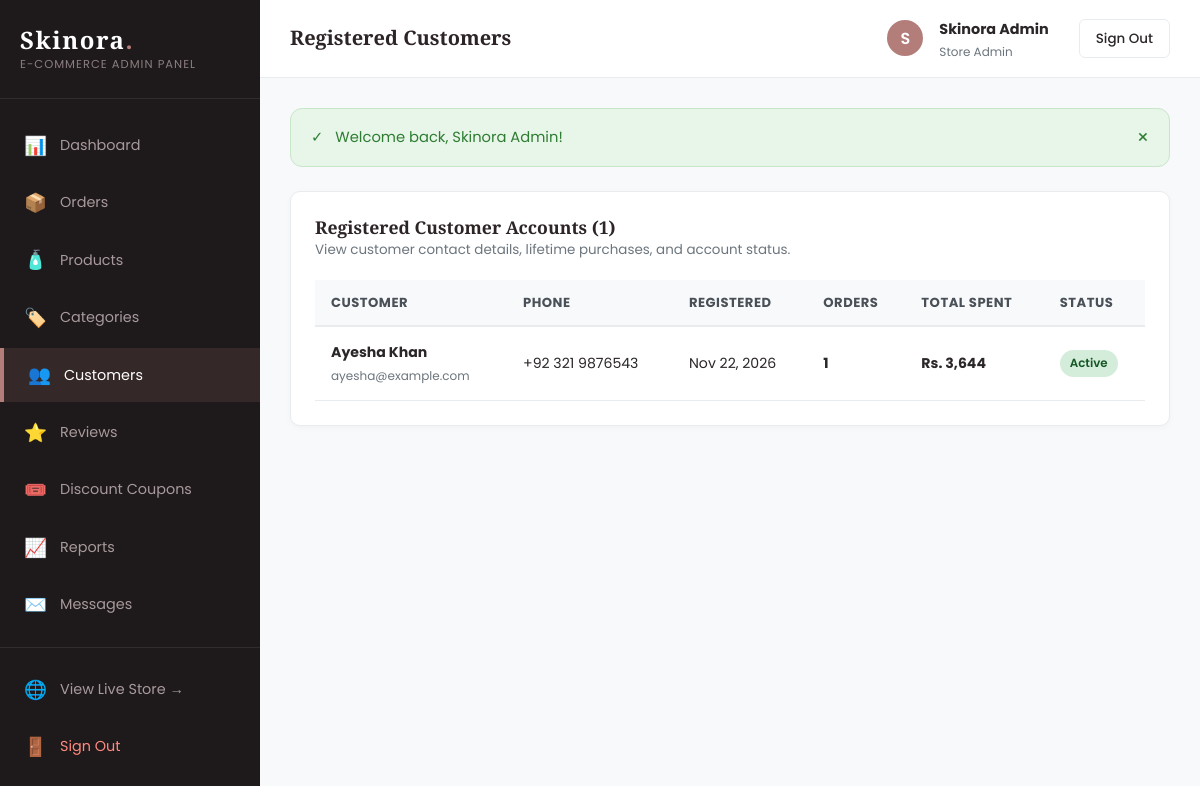
The page /admin/customers.php (signed in) on the database its author committed.
### tables this page shows
CREATE TABLE `users` (
  `id` INT UNSIGNED AUTO_INCREMENT PRIMARY KEY,
  `full_name` VARCHAR(120) NOT NULL,
  `email` VARCHAR(150) NOT NULL UNIQUE,
  `password` VARCHAR(255) NOT NULL,
  `phone` VARCHAR(30) NULL,
  `role` ENUM('customer', 'admin') NOT NULL DEFAULT 'customer',
  `status` ENUM('active', 'inactive', 'banned') NOT NULL DEFAULT 'active',
  `created_at` TIMESTAMP DEFAULT CURRENT_TIMESTAMP,
  `updated_at` TIMESTAMP DEFAULT CURRENT_TIMESTAMP ON UPDATE CURRENT_TIMESTAMP,
  INDEX `idx_user_email` (`email`),
  INDEX `idx_user_role` (`role`)
);

### admin/customers.php (the view, shortened to what this page needs)
<?php
$db = getDBConnection();
$stmt = $db->query("
    SELECT u.*,
           COUNT(o.id) AS total_orders,
           COALESCE(SUM(o.total_amount), 0) AS total_spent
    FROM users u
    LEFT JOIN orders o ON u.id = o.user_id
    WHERE u.role = 'customer'
    GROUP BY u.id
    ORDER BY u.id DESC
");
$customers = $stmt->fetchAll();
require_once __DIR__ . '/includes/header.php';
?>
<div class="admin-card">
    <div class="admin-card-header">
        <div>
            <h3 class="admin-card-title">Registered Customer Accounts (<?= count($customers) ?>)</h3>
            <p style="font-size: 0.84rem; color: #6c757d; margin: 0;">View customer contact details, lifetime purchases, and account status.</p>
        </div>
    </div>
    <table class="admin-table">
        <thead>
            <tr>
                <th>Customer</th>
                <th>Phone</th>
                <th>Registered</th>
                <th>Orders</th>
                <th>Total Spent</th>
                <th>Status</th>
            </tr>
        </thead>
        <tbody>
            <?php if (empty($customers)): ?>
                <tr>
                    <td colspan="6" style="text-align: center; padding: 30px; color: #6c757d;">No registered customers yet.</td>
                </tr>
            <?php else: ?>
                <?php foreach ($customers as $c): ?>
                    <tr>
                        <td>
                            <strong><?= e($c['full_name']) ?></strong><br>
                            <span style="font-size: 0.75rem; color: #6c757d;"><?= e($c['email']) ?></span>
                        </td>
                        <td><?= e($c['phone'] ?? '—') ?></td>
                        <td><?= date('M d, Y', strtotime($c['created_at'])) ?></td>
                        <td><strong><?= $c['total_orders'] ?></strong></td>
                        <td><strong><?= formatPrice($c['total_spent']) ?></strong></td>
                        <td>
                            <span class="status-pill status-<?= e($c['status']) ?>">
                                <?= ucfirst(e($c['status'])) ?>
                            </span>
                        </td>
                    </tr>
                <?php endforeach; ?>
            <?php endif; ?>
        </tbody>
    </table>
</div>
<?php require_once __DIR__ . '/includes/footer.php'; ?>

### assets/css/style.css (style rules this page uses)
:root { --primary: #b37d7a; --primary-light: #e8b4b8; --primary-dark: #8c5b59; --rose-gold: #c59b97; --blush: #fceee9; --soft-beige: #f7f3ee; --cream: #fffdfa; --white: #ffffff; --dark-charcoal: #2c2425; --text-muted: #726264; --border-color: #ede4e0; --border-light: #f3ece8; --success: #2e7d32; --success-bg: #e8f5e9; --error: #d32f2f; --error-bg: #ffebee; --warning: #ed6c02; --warning-bg: #fff3e0; --info: #0288d1; --info-bg: #e1f5fe; --shadow-sm: 0 2px 8px rgba(179, 125, 122, 0.08); --shadow-md: 0 6px 20px rgba(179, 125, 122, 0.12); --shadow-lg: 0 12px 36px rgba(179, 125, 122, 0.16); --radius-sm: 6px; --radius-md: 12px; --radius-lg: 20px; --radius-pill: 50px; --transition: all 0.3s cubic-bezier(0.25, 0.8, 0.25, 1); }
*, *::before, *::after { margin: 0; padding: 0; box-sizing: border-box; }
html { font-size: 16px; scroll-behavior: smooth; }
body { font-family: 'Poppins', -apple-system, BlinkMacSystemFont, 'Segoe UI', Roboto, sans-serif; background-color: var(--cream); color: var(--dark-charcoal); line-height: 1.6; overflow-x: hidden; -webkit-font-smoothing: antialiased; }
h1, h2, h3, h4, h5, h6 { font-family: 'Playfair Display', Georgia, serif; font-weight: 600; color: var(--dark-charcoal); line-height: 1.3; }
p { margin-bottom: 1rem; color: var(--text-muted); }

### assets/css/admin.css (style rules this page uses)
:root { --admin-bg: #f8f9fa; --admin-sidebar-bg: #1e191a; --admin-sidebar-active: #b37d7a; --admin-card-bg: #ffffff; --admin-text-main: #2b2627; --admin-text-muted: #6c757d; --admin-border: #e9ecef; --admin-primary: #b37d7a; --admin-success: #28a745; --admin-warning: #ffc107; --admin-danger: #dc3545; --admin-info: #17a2b8; }
body.admin-body { background-color: var(--admin-bg); color: var(--admin-text-main); font-family: 'Poppins', sans-serif; margin: 0; display: flex; min-height: 100vh; }
.admin-card { background: #ffffff; border: 1px solid var(--admin-border); border-radius: 10px; padding: 24px; margin-bottom: 30px; box-shadow: 0 2px 6px rgba(0,0,0,0.03); }
.admin-card-header { display: flex; justify-content: space-between; align-items: center; margin-bottom: 20px; }
.admin-card-title { font-size: 1.1rem; font-weight: 600; margin: 0; }
.admin-table { width: 100%; border-collapse: collapse; }
.admin-table th { background: #f8f9fa; color: #495057; font-size: 0.82rem; text-transform: uppercase; letter-spacing: 0.5px; padding: 12px 16px; text-align: left; border-bottom: 2px solid var(--admin-border); }
.admin-table td { padding: 14px 16px; font-size: 0.88rem; border-bottom: 1px solid var(--admin-border); vertical-align: middle; }
.status-pill { display: inline-block; padding: 4px 10px; border-radius: 20px; font-size: 0.74rem; font-weight: 600; text-transform: capitalize; }
.status-active { background: #d4edda; color: #155724; }

### rows shown on the page
users: full_name "Ayesha Khan", email "ayesha@example.com", phone "+92 321 9876543", created_at "Nov 22, 2026", total_orders "1", total_spent "Rs. 3,644", status "Active"

### other values the page prints
$adminPageTitle "Registered Customers"
substr($_SESSION['user_name'] ?? 'A', 0, 1) "S"
$_SESSION['user_name'] "Skinora Admin"
$icon "✓"
$flash['message'] "Welcome back, Skinora Admin!"
count($customers) "1"
